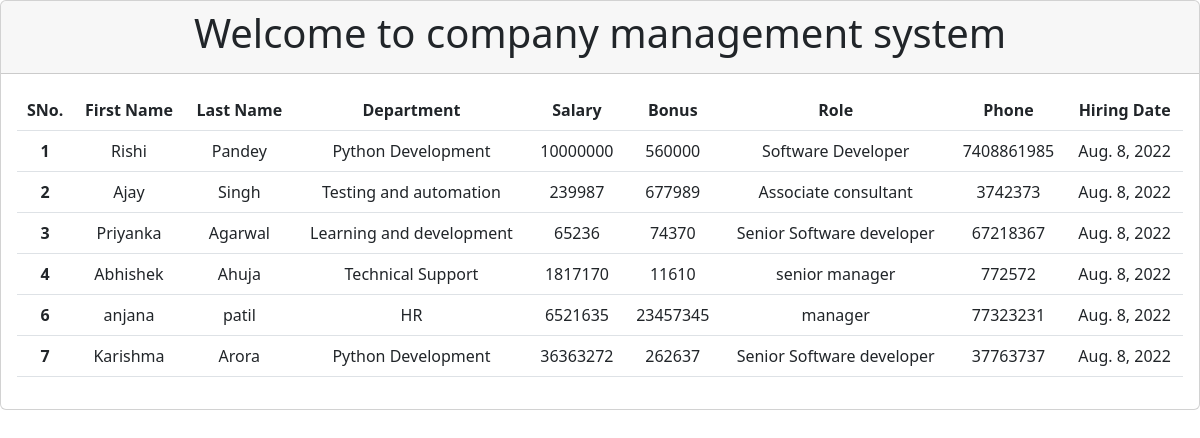
The page /view_emp on the database its author committed.
### Employee_Management/models.py (models this page shows, shortened)
class Employee(models.Model):
    Fname = models.CharField(max_length=100, null=False)
    Lname = models.CharField(max_length=100)
    dept = models.ForeignKey(Department, on_delete=models.CASCADE,null=False)
    salary = models.IntegerField(default = 0)
    bonus = models.IntegerField(default = 0)
    role = models.ForeignKey(Role, on_delete=models.CASCADE,null=False)
    phone = models.IntegerField(default=0,null=False)
    hire_date = models.DateField()

class Department(models.Model):
    name = models.CharField(max_length=100)
    location = models.CharField(max_length=100)

class Role(models.Model):
    name = models.CharField(max_length=100)

### Employee_Management/views.py (the view)
# urls.py: path('view_emp', views.view_emp,name="view_emp"),
def view_emp(request):
    emps = Employee.objects.all()
    params = {'emp':emps}
    return render(request,'view_emp.html',params)

### Employee_Management/templates/view_emp.html (shortened to what this page needs)
<!doctype html>
<html lang="en">
  <head>
    <link href="https://cdn.jsdelivr.net/npm/bootstrap@5.2.0/dist/css/bootstrap.min.css" rel="stylesheet">
  </head>
  <body>
    <div class="card text-center">
        <div class="card-header">
            <h1>Welcome to company management system </h1>
        </div>
        <div class="card-body">
            <table class="table">
                <thead>
                  <tr>
                    <th scope="col">SNo.</th>
                    <th scope="col">First Name</th>
                    <th scope="col">Last Name</th>
                    <th scope="col">Department</th>
                    <th scope="col">Salary</th>
                    <th scope="col">Bonus</th>
                    <th scope="col">Role</th>
                    <th scope="col">Phone</th>
                    <th scope="col">Hiring Date</th>
                  </tr>
                </thead>
                <tbody>
                {% for emp in emp %}
                  <tr>
                    <th scope="row">{{emp.id}}</th>
                    <td>{{emp.Fname}}</td>
                    <td>{{emp.Lname}}</td>
                    <td>{{emp.dept.name}}</td>
                    <td>{{emp.salary}}</td>
                    <td>{{emp.bonus}}</td>
                    <td>{{emp.role.name}}</td>
                    <td>{{emp.phone}}</td>
                    <td>{{emp.hire_date}}</td>
                  </tr>
                {% endfor %}
                </tbody>
              </table>
        </div>
      </div>
  </body>
</html>

### rows shown on the page
Employee: id "1", Fname "Rishi", Lname "Pandey", dept.name "Python Development", salary "10000000", bonus "560000", role.name "Software Developer", phone "7408861985", hire_date "Aug. 8, 2022"
Employee: id "2", Fname "Ajay", Lname "Singh", dept.name "Testing and automation", salary "239987", bonus "677989", role.name "Associate consultant", phone "3742373", hire_date "Aug. 8, 2022"
Employee: id "3", Fname "Priyanka", Lname "Agarwal", dept.name "Learning and development", salary "65236", bonus "74370", role.name "Senior Software developer", phone "67218367", hire_date "Aug. 8, 2022"
Employee: id "4", Fname "Abhishek", Lname "Ahuja", dept.name "Technical Support", salary "1817170", bonus "11610", role.name "senior manager", phone "772572", hire_date "Aug. 8, 2022"
Employee: id "6", Fname "anjana", Lname "patil", dept.name "HR", salary "6521635", bonus "23457345", role.name "manager", phone "77323231", hire_date "Aug. 8, 2022"
Employee: id "7", Fname "Karishma", Lname "Arora", dept.name "Python Development", salary "36363272", bonus "262637", role.name "Senior Software developer", phone "37763737", hire_date "Aug. 8, 2022"
